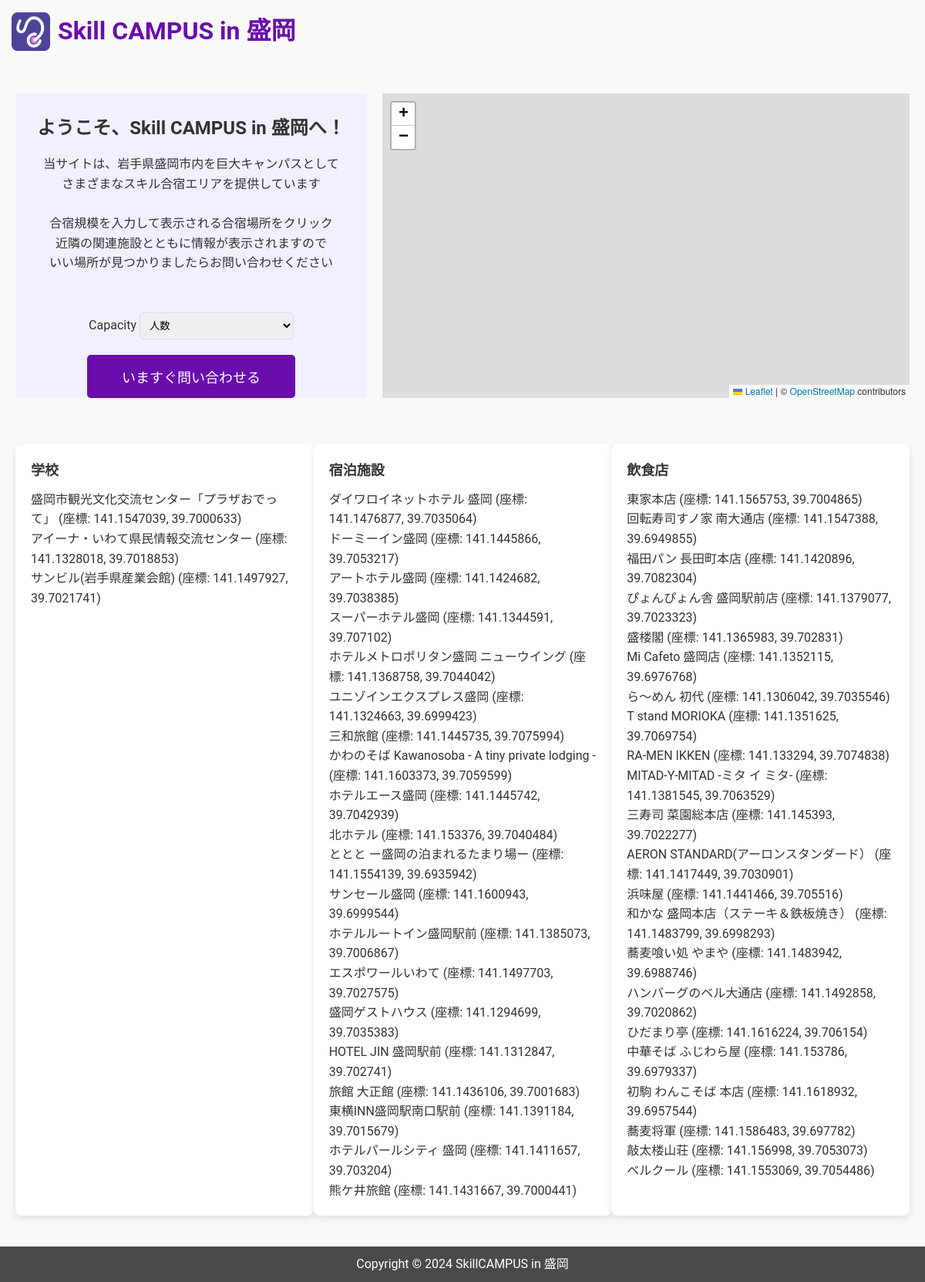
The page / on the database its author committed.
### app.py (models this page shows)
class Sc_Map(Model):
    lat = FloatField()
    lng = FloatField()
    name = TextField()
    category = TextField()  # カテゴリ列を追加
    class Meta:
        database = db

### app.py (the view)
@app.route("/")
def index():
    school = Sc_Map.select().where(Sc_Map.category == "school")
    hotel = Sc_Map.select().where(Sc_Map.category == "hotel")
    food = Sc_Map.select().where(Sc_Map.category == "food")
    return render_template("index.html", school=school, hotel=hotel, food=food)

### templates/index.html (shortened to what this page needs)
<!DOCTYPE html>
<html lang="ja">
<head>
    <link rel="stylesheet" href="{{ url_for('static', filename='css/style.css') }}">
    <link rel="stylesheet" href="https://unpkg.com/leaflet@1.9.3/dist/leaflet.css" />
</head>
<body>
    <div class="container">
        <header class="header">
            <img src="{{ url_for('static', filename='images/icon.png') }}" alt="Logo" class="logo">
            <h1>Skill CAMPUS in 盛岡</h1>
        </header>
        <main class="main-content">
            <section class="info-section" style="text-align:center; width: 250px;">
                <br>
                <h2>ようこそ、Skill CAMPUS in 盛岡へ！</h2>
                <p>当サイトは、岩手県盛岡市内を巨大キャンパスとして</p>
                <p>さまざまなスキル合宿エリアを提供しています</p>
                <br>
                <p>合宿規模を入力して表示される合宿場所をクリック</p>
                <p>近隣の関連施設とともに情報が表示されますので</p>
                <p>いい場所が見つかりましたらお問い合わせください</p>
                <br>
                <br>
                <div class="input-group" style="text-align:center;">
                    <label for="capacity">Capacity</label>
                    <select id="capacity" name="capacity" style="width:200px;">
                        <option value="">人数</option>
                    </select>
                </div>
                <button class="contact-button">いますぐ問い合わせる</button>
            </section>
            <section class="map-section" style="flex-grow: 1;">
                <div id="map" style="height: 100%; width: 100%;"></div>
            </section>
        </main>
        <section class="details-section">
            <div class="facility-info">
                <h3>学校</h3>
                {% for school in school %}
                    <p>{{ school.name }} (座標: {{ school.lat }}, {{ school.lng }})</p>
                {% endfor %}
            </div>
            <div class="facility-info">
                <h3>宿泊施設</h3>
                {% for hotel in hotel %}
                    <p>{{ hotel.name }} (座標: {{ hotel.lat }}, {{ hotel.lng }})</p>
                {% endfor %}
            </div>
            <div class="facility-info">
                <h3>飲食店</h3>
                {% for food in food %}
                    <p>{{ food.name }} (座標: {{ food.lat }}, {{ food.lng }})</p>
                {% endfor %}
            </div>
        </section>
        <footer class="footer">
            Copyright © 2024 SkillCAMPUS in 盛岡
        </footer>
    </div>
</body>
</html>

### static/css/style.css (style rules this page uses)
* { box-sizing: border-box; margin: 0; padding: 0; }
body { font-family: 'Roboto', sans-serif; background-color: #f9f9f9; color: #333; line-height: 1.6; }
.container { display: grid; grid-template-rows: auto 1fr auto; grid-template-columns: 1fr; gap: 20px; height: 100vh; }
.header { display: flex; align-items: center; background-color: #f9f9f9; color: #6a0dad; padding: 15px; }
.header .logo { width: 50px; margin-right: 10px; }
.main-content { display: flex; align-items: stretch; gap: 20px; padding: 20px; }
.info-section { background-color: #f0f0ff; flex-basis: 40%; display: flex; flex-direction: column; }
.info-section h2 { margin-bottom: 15px; }
.input-group { margin-bottom: 20px; }
.input-group select { padding: 8px; width: 100%; border-radius: 5px; border: 1px solid #ddd; }
.map-section { flex-basis: 60%; display: flex; flex-direction: column; }
.details-section { display: flex; justify-content: space-between; padding: 20px; }
.facility-info, .nearby-info { background-color: #fff; padding: 20px; border-radius: 8px; width: 48%; box-shadow: 0 4px 8px rgba(0, 0, 0, 0.1); }
.facility-info h3, .nearby-info h3 { margin-bottom: 10px; font-size: 18px; }
.contact-button { background-color: #6a0dad; color: white; padding: 15px 30px; border: none; border-radius: 5px; font-size: 18px; cursor: pointer; transition: background-color 0.3s; width: 270px; text-align: center; margin: 0 auto; }
.footer { background-color: #4a4a4a; color: white; text-align: center; padding: 10px; }

### rows shown on the page
Sc_Map: name "盛岡市観光文化交流センター「プラザおでって」", lat "141.1547039", lng "39.7000633"
Sc_Map: name "アイーナ・いわて県民情報交流センター", lat "141.1328018", lng "39.7018853"
Sc_Map: name "サンビル(岩手県産業会館)", lat "141.1497927", lng "39.7021741"
Sc_Map: name "ダイワロイネットホテル 盛岡", lat "141.1476877", lng "39.7035064"
Sc_Map: name "ドーミーイン盛岡", lat "141.1445866", lng "39.7053217"
Sc_Map: name "アートホテル盛岡", lat "141.1424682", lng "39.7038385"
Sc_Map: name "スーパーホテル盛岡", lat "141.1344591", lng "39.707102"
Sc_Map: name "ホテルメトロポリタン盛岡 ニューウイング", lat "141.1368758", lng "39.7044042"
Sc_Map: name "ユニゾインエクスプレス盛岡", lat "141.1324663", lng "39.6999423"
Sc_Map: name "三和旅館", lat "141.1445735", lng "39.7075994"
Sc_Map: name "かわのそば Kawanosoba - A tiny private lodging -", lat "141.1603373", lng "39.7059599"
Sc_Map: name "ホテルエース盛岡", lat "141.1445742", lng "39.7042939"
Sc_Map: name "北ホテル", lat "141.153376", lng "39.7040484"
Sc_Map: name "ととと ー盛岡の泊まれるたまり場ー", lat "141.1554139", lng "39.6935942"
Sc_Map: name "サンセール盛岡", lat "141.1600943", lng "39.6999544"
Sc_Map: name "ホテルルートイン盛岡駅前", lat "141.1385073", lng "39.7006867"
Sc_Map: name "エスポワールいわて", lat "141.1497703", lng "39.7027575"
Sc_Map: name "盛岡ゲストハウス", lat "141.1294699", lng "39.7035383"
Sc_Map: name "HOTEL JIN 盛岡駅前", lat "141.1312847", lng "39.702741"
Sc_Map: name "旅館 大正館", lat "141.1436106", lng "39.7001683"
Sc_Map: name "東横INN盛岡駅南口駅前", lat "141.1391184", lng "39.7015679"
Sc_Map: name "ホテルパールシティ 盛岡", lat "141.1411657", lng "39.703204"
Sc_Map: name "熊ケ井旅館", lat "141.1431667", lng "39.7000441"
Sc_Map: name "東家本店", lat "141.1565753", lng "39.7004865"
Sc_Map: name "回転寿司すノ家 南大通店", lat "141.1547388", lng "39.6949855"
Sc_Map: name "福田パン 長田町本店", lat "141.1420896", lng "39.7082304"
Sc_Map: name "ぴょんぴょん舎 盛岡駅前店", lat "141.1379077", lng "39.7023323"
Sc_Map: name "盛楼閣", lat "141.1365983", lng "39.702831"
Sc_Map: name "Mi Cafeto 盛岡店", lat "141.1352115", lng "39.6976768"
Sc_Map: name "ら〜めん 初代", lat "141.1306042", lng "39.7035546"
Sc_Map: name "T stand MORIOKA", lat "141.1351625", lng "39.7069754"
Sc_Map: name "RA-MEN IKKEN", lat "141.133294", lng "39.7074838"
Sc_Map: name "MITAD-Y-MITAD -ミタ イ ミタ-", lat "141.1381545", lng "39.7063529"
Sc_Map: name "三寿司 菜園総本店", lat "141.145393", lng "39.7022277"
Sc_Map: name "AERON STANDARD(アーロンスタンダード）", lat "141.1417449", lng "39.7030901"
Sc_Map: name "浜味屋", lat "141.1441466", lng "39.705516"
Sc_Map: name "和かな 盛岡本店（ステーキ＆鉄板焼き）", lat "141.1483799", lng "39.6998293"
Sc_Map: name "蕎麦喰い処 やまや", lat "141.1483942", lng "39.6988746"
Sc_Map: name "ハンバーグのベル大通店", lat "141.1492858", lng "39.7020862"
Sc_Map: name "ひだまり亭", lat "141.1616224", lng "39.706154"
Sc_Map: name "中華そば ふじわら屋", lat "141.153786", lng "39.6979337"
Sc_Map: name "初駒 わんこそば 本店", lat "141.1618932", lng "39.6957544"
Sc_Map: name "蕎麦将軍", lat "141.1586483", lng "39.697782"
Sc_Map: name "敲太楼山荘", lat "141.156998", lng "39.7053073"
Sc_Map: name "ベルクール", lat "141.1553069", lng "39.7054486"
